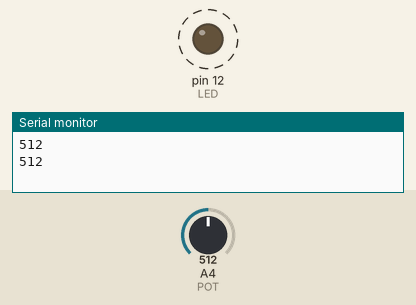
Recording of a sketch running on a simulated Arduino Uno, built with avr-gcc and run on an emulated ATmega328P. Parts: output pins drawn as LEDs (lit = HIGH), the last lines printed to the serial monitor. Dashed ring = blinking. The inputs (shaded band) are chosen by the test bench; at power-on: A4 (POT) = 512.

Above: at 1.8 s.
1.9 s: A4 (POT) set to 0
At 3.3 s:
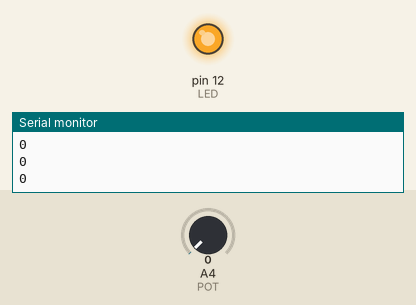
3.6 s: A4 (POT) set to 122
At 3.91 s:
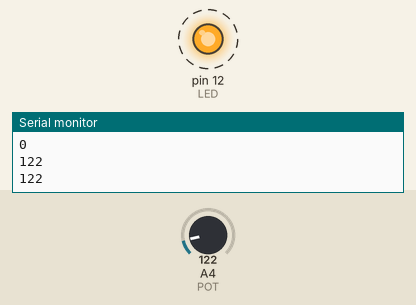
Timing chart, 0 to 13.1 s (numbered marks = the images above; inputs shaded):
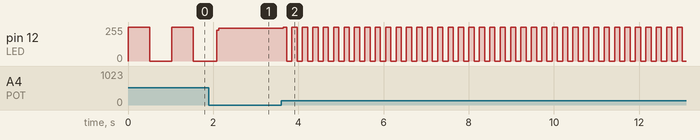

Measured:
- after the input at 3.6 s, pin 12 (LED): alternates 255/255 for 0.12 s and 0/255 for 0.12 s, starting after 0.05 s
- by itself, pin 12 (LED): alternates 255/255 for 0.51 s and 0/255 for 0.51 s

The sketch:

blinkingledpot.ino
```cpp
#define POT 4
#define LED 12
int vIn = 0;
const int multiplier = 1;

void setup(){
  pinMode(POT, INPUT);
  pinMode(LED, OUTPUT);
  Serial.begin(9600);
}

void loop(){
 vIn = analogRead(POT);
 digitalWrite(LED, HIGH);
 Serial.println(vIn);
 delay(vIn*multiplier);
 digitalWrite(LED, LOW);
 delay(vIn*multiplier);
}
```
